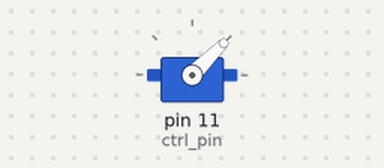
Recording of a sketch running on a simulated Arduino Uno, built with avr-gcc and run on an emulated ATmega328P. Parts: servo.

Above: at 0.05 s.
At 2.05 s:
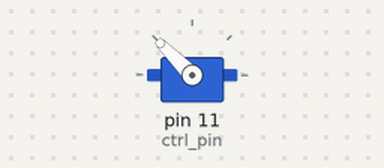
At 4.0 s:
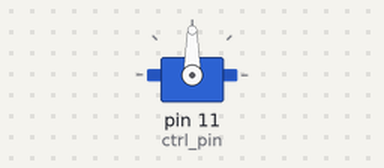
Timing chart, 0 to 5.2 s (numbered marks = the images above):
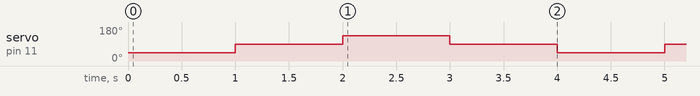

Measured:
- by itself, servo on pin 11 (ctrl_pin): repeats every 4.0 s: 135° 1.0 s, 90° 1.0 s, 45° 1.0 s, 90° 1.0 s

The sketch:

_16-1.ino
```cpp
/*
    District P
    아두이노 코딩#16-1
    서보모터 다루기 코드
*/

// 서보모터 라이브러리 불러옴
#include <Servo.h>
// 서보모터 class 선언
Servo myservo;

// 서보모터의 팔을 기울기 설정
#define AMX_ANGLE_CNT 4
unsigned char ANGLES[AMX_ANGLE_CNT] = {45, 90, 135, 90};
// 서보모터 제어핀을 11번으로
int ctrl_pin = 11;

void setup() {
    // 서보모터를 제어핀으로 제어하겠다고 선언
    myservo.attach(ctrl_pin);
}

void loop() {
    for (int i=0; i<AMX_ANGLE_CNT; i++) {
        myservo.write(ANGLES[i]);
        delay(1000);
    }
}
```
